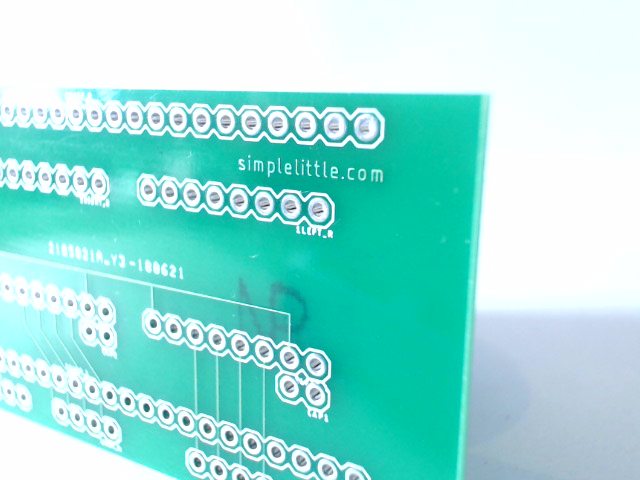
#> input picture [Dataset]_Module22_images/pcb.png, 640 x 480 px
$ jupyter execute --allow-errors '[Notebook - Student] Module 22 (Introduction to Inference Models).ipynb'   (shell and % lines are left out)
#> lines starting #> are read from the running program, lines starting #| are printed output that depends on the picture
# Types of Inference Models

문서의 위아래로 탐색하려면 키보드의 방향키 키를 사용할 수 있습니다.<br />
이 노트북의 코드를 실행하려면 코드 블록을 선택하고 **Shift+Enter**를 누르십시오. <br />
코드 블록을 편집하려면 Enter 키를 누릅니다.

#### 노트북의 코드는 누적되어 사용됩니다.(정의된 변수는 노트북이 닫힐 때까지 계속 사용 가능) <br />
따라서 실행 순서를 위에서부터 아래로 진행하세요. 과정을 뛰어넘어 진행한다면 에러가 발생할 수 있습니다!

쥬피터 노트북 사용에 대한 추가 도움말을 보려면 위의 메뉴에서 도움말(Help) > 사용자 인터페이스 둘러보기(User Interface Tour)를 클릭하세요. <br />
또는 다음 사이트를 방문하여 살펴보세요. https://jupyter-notebook.readthedocs.io/en/stable/ui_components.html

여러분의 아이디어를 실험하고 테스트해보세요. 그것이 학습에 있어서 가장 빠른 방법 중 하나이기 때문입니다!

## 1. 기계 학습 모델은 무엇을 예측할 수 있습니까?

이전 세션에서는 이미지(입력)를 사용하여 모델을 학습시켰고, 어떤 클래스에 속하는지에 대한 예측 값을 반환(출력)하였습니다. 그것은 **분류(classification)** 의 한 형태입니다. 이미지 내의 카드의 위치를 결정하는 실습도 진행하였습니다. 그것은 **위치 식별(localization)** 의 한 형태입니다. 그리고 여러분 중 일부는 이미지의 각 개별 픽셀이 속한 클래스를 분류했습니다. 그것은 **이미지 세분화(image segmentation)** 의 한 형태였습니다.

일반적으로 기계 학습 모델은 특성 벡터를 입력으로 사용합니다. 컴퓨터 비전의 특성 벡터는 이미지에서 계산됩니다. 계산된 결과는 출력 집합을 예측하는 모델에 제공됩니다. 이러한 출력에는 다음이 포함될 수 있습니다:

- **이미지 분류**의 경우 이미지의 클래스 레이블
- **위치 식별**의 겨우 이미지의 클래스 레이블 및 경계 상자의 좌표
- **개체 감지**의 경우 감지된 개체에 대한 경계 상자(및 개체 인식을 위한 클래스 레이블) 목록
- **이미지 세분화**의 경우 이미지의 각 픽셀에 대한 클래스 레이블
- 출력에는 다른 클래스 레이블에 대한 확률 점수가 포함될 수도 있습니다.

오늘 세션에서는 컨볼루션 신경망(Convolutional Neural Network, CNN)을 소개한 다음, 실제 환경에서 분류 및 개체 감지를 위해 미리 학습된 모델을 사용하는 방법에 대해 살펴봅니다.
1. 컨벌루션 신경망은 무엇입니까?
2. Intel® OpenVINO™ 추론 엔진을 OpenCV와 함께 사용하는 방법
3. Intel Neural Compute Stick 2에서 추론하는 방법

## 컨볼루션 신경망 (CNN)

지난 세션에서는 kNN 및 SVM과 같은 기본 기계 학습 알고리즘을 사용했습니다. 최근 몇 년 동안, 컨볼루션 신경망(CNN)은 그 효과로 인해 큰 인기를 얻었습니다. CNN은 일련의 컨볼루션 필터로 구성된 신경망의 한 형태입니다. 그리고 네트워크는 훈련 과정을 통해 최적의 필터(가중치로도 알려져 있음)를 학습합니다.

**컨볼루션은 무엇입니까?**

간단히 말해서, 컨볼루션은 출력을 생성하기 위해 입력에서 수행되는 수학 연산입니다. 특성 추출의 한 형태로도 사용할 수 있습니다.

컨볼루션은 기본 이미지 처리에도 사용할 수 있습니다. 예를 들어 흐림, 선명화, 평균화 및 양방향 필터링이 있습니다.

CNN의 경우 모델은 훈련 중에 컨볼루션을 수행하면서 최적의 가중치를 학습합니다(수동으로 정의하는 대신). 각 컨볼루션에 대한 최적의 "가중치"를 계산하기 위해 그래디언트 하강과 같은 최적화 기술이 사용됩니다(오차의 역전파와 함께). 이 세션에서는 구현이나 수학에 대해 자세히 설명하지는 않겠지만, [자세히 알아보기](http://deeplearning.stanford.edu/tutorial/supervised/ConvolutionalNeuralNetwork/) 를 권장합니다.

### 1.1 컨볼루션

인쇄회로기판(PCB) 사진에 몇 가지 컨볼루션 필터를 적용하여 컨볼루션의 개념을 어느 정도 시각화해 보겠습니다.  **cv2.filter2D** 는 OpenCV의 이미지 처리 기능으로 컨볼루션을 수행하는 데 사용할 수 있습니다. https://docs.opencv.org/2.4/doc/tutorials/imgproc/imgtrans/filter_2d/filter_2d.html

일부 컨볼루션 필터를 적용한 후 단어 및 회로 기판 패턴이 다른 것에 비해 얼마나 더 명확하고 선명해지는지 확인합니다. 이전 세션의 임계값이 생각나시나요? 컨볼루션은 입력 이미지에서 의미 있는 특성을 추출하는 데 사용할 수 있습니다. CNN의 경우 하나가 아닌 여러 컨볼루션이 일반적으로 사용됩니다.

몇 가지 코드를 살펴보겠습니다.

[cell 1]
import cv2
import numpy as np

# 이미지를 읽기 위한 코드
image = cv2.imread("[Dataset]_Module22_images/pcb.png")
#> image is the input picture: shape (480, 640, 3); mean B, G, R 219.5, 225.6, 151.7

#  2D 컨볼루션을 실행하기 위해 회색조로 변환합니다.
gray = cv2.cvtColor(image, cv2.COLOR_BGR2GRAY)
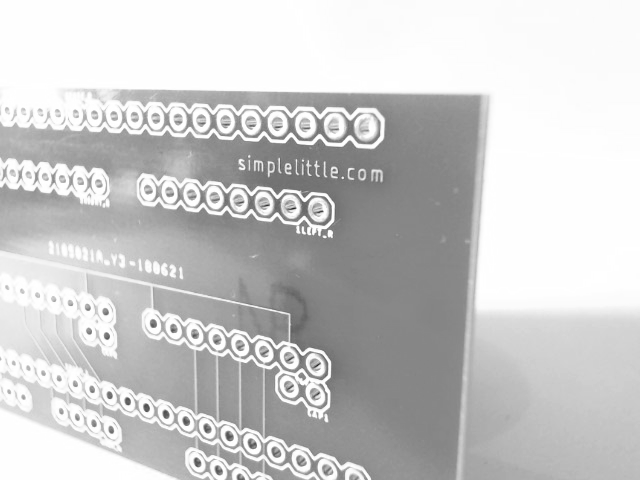
#> gray: shape (480, 640); min 38, max 255, mean 202.8

# 회색조 이미지 표시
cv2.imshow("Original Greyscale Image",gray)
cv2.waitKey(0)
cv2.destroyAllWindows()

컨볼루션 필터를 사용하여 다음과 같이 이미지를 흐리게 해보겠습니다. 원본과 비교해서 결과가 어떤가요?

[cell 2]
kernel1 = np.ones((19,19),np.float32)/361      # 19x19 컨볼루션 필터
filter1 = cv2.filter2D(gray,-1,kernel1)
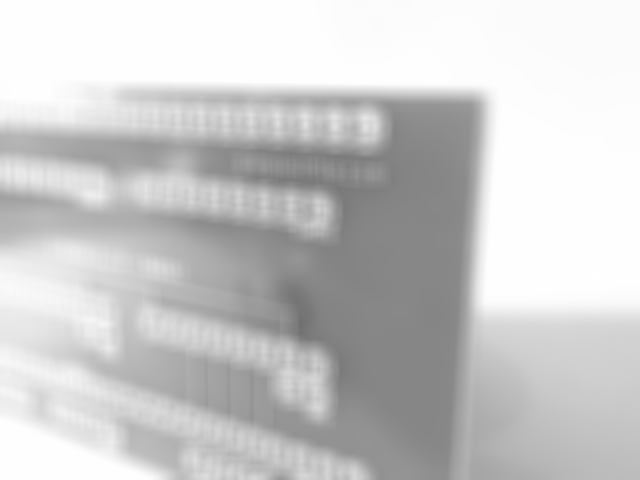
#> filter1: shape (480, 640); min 112, max 255, mean 202.8

cv2.imshow("Original Greyscale Image",gray)
cv2.imshow("Filter1",filter1)
cv2.waitKey(0)
cv2.destroyAllWindows()

다른 필터를 사용해 봅시다

[cell 3]
kernel2 = np.array((                        # 3x3 컨볼루션 필터
    [0, -1, 0],
    [-1, 4, -1],
    [0, -1, 0]), np.float32)*2
filter2 = cv2.filter2D(gray,-1,kernel2)
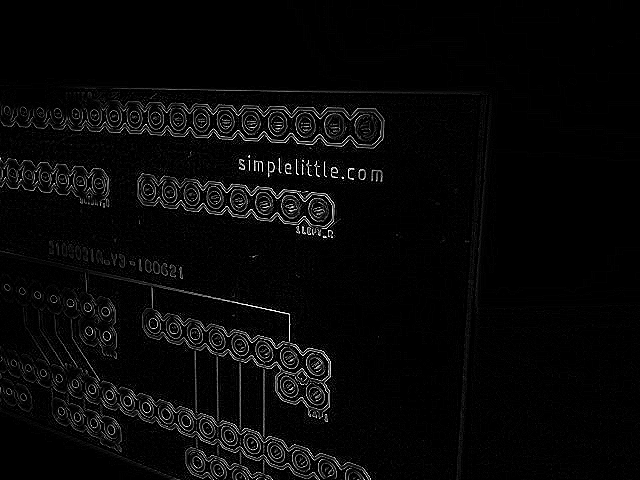
#> filter2: shape (480, 640); min 0, max 255, mean 8.1

cv2.imshow("Original Greyscale Image",gray)
cv2.imshow("Filter2",filter2)
cv2.waitKey(0)
cv2.destroyAllWindows()

위의 코드에서 3x3 숫자 배열을 보셨습니까? 이것은 입력 이미지에 대한 수학적 연산을 수행하는 데 사용되는 컨볼루션 필터입니다. [자세히 보기](http://ufldl.stanford.edu/tutorial/supervised/FeatureExtractionUsingConvolution/#convolutions) 이와 같은 필터를 사용하여 관련 기능으로 이미지를 변환하는 방법을 확인할 수 있습니다. 링크의 예제는 결과로 생성되는 특성 벡터 출력이 입력보다 작게 표시됩니다. 그러나 예제에서 출력은 CV2.Filter2D가 자동으로 패딩을 추가하기 때문에 입력과 동일한 크기를 유지합니다.

1 개의 필터를 더 시도해 봅시다

[cell 4]
kernel3 = np.array((
    [-2, -2, 0],
    [-2, 1, 2],
    [0, 2, 2]), dtype="int")
filter3 = cv2.filter2D(gray,-1,kernel3)
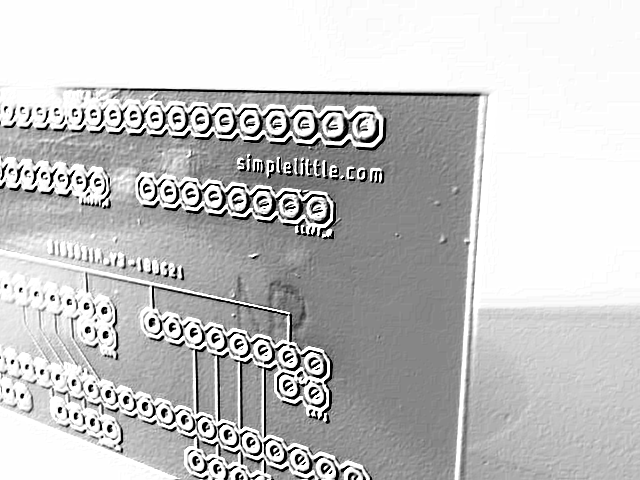
#> filter3: shape (480, 640); min 0, max 255, mean 195.8

cv2.imshow("Original",gray)
cv2.imshow("Filter3",filter3)     # 출력된 이미지가 포토샵의 필터를 연상시키나요?
cv2.waitKey(0)
cv2.destroyAllWindows()

$ run again, with [Dataset]_Module22_images/convolutions.png copied over [Dataset]_Module22_images/pcb.png
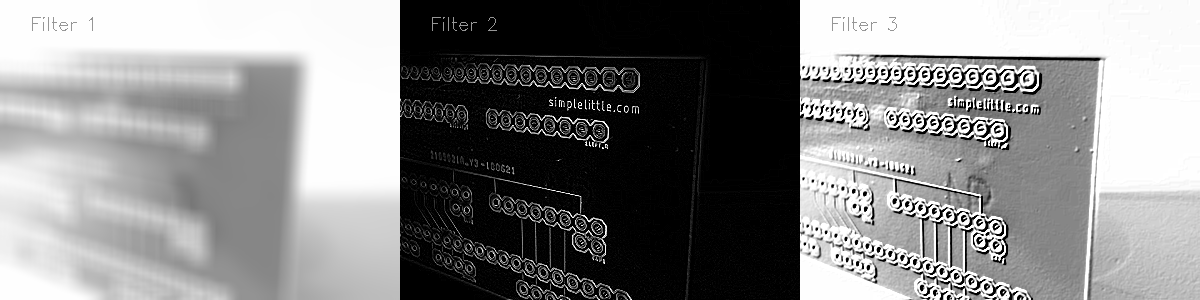
#> input picture [Dataset]_Module22_images/convolutions.png, 1200 x 300 px
#> image is the input picture: shape (300, 1200, 3); min 0, max 255, mean 135.8
#> `filter2 = cv2.filter2D(gray,-1,kernel2)`:
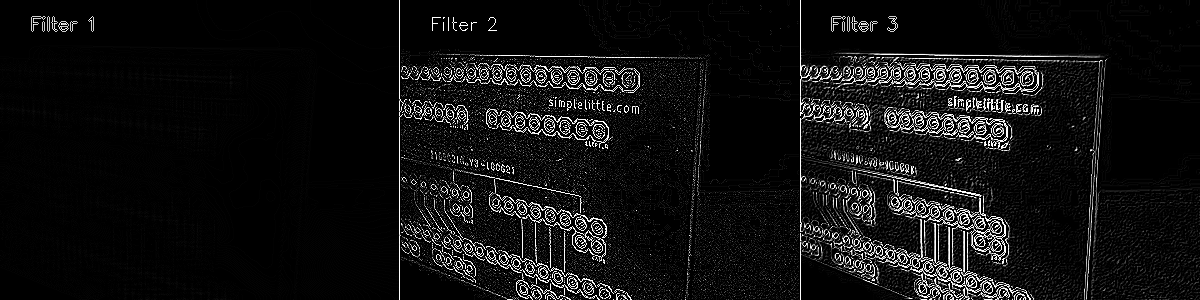
#> filter2: shape (300, 1200); min 0, max 255, mean 17.3
#> `filter3 = cv2.filter2D(gray,-1,kernel3)`:
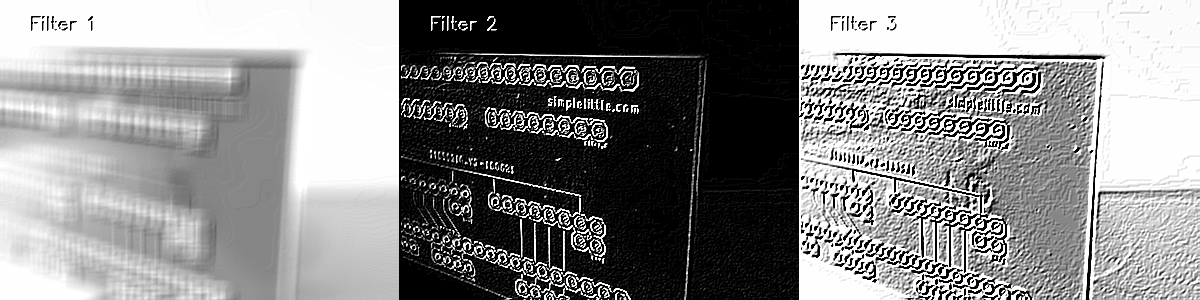
#> filter3: shape (300, 1200); min 0, max 255, mean 137.9

$ run again, with [Dataset]_Module22_images/friendsfaces.png copied over [Dataset]_Module22_images/pcb.png
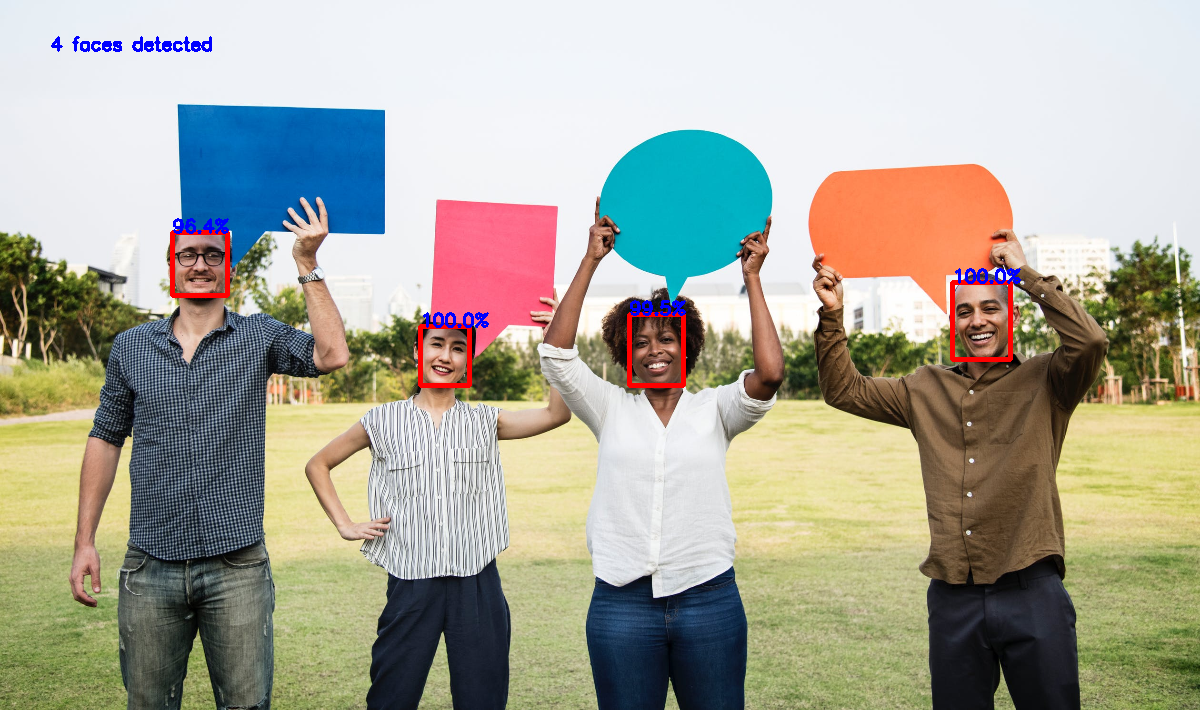
#> input picture [Dataset]_Module22_images/friendsfaces.png, 1200 x 710 px
#> image is the input picture: shape (710, 1200, 3); mean B, G, R 154, 167.4, 168.9
#> `filter2 = cv2.filter2D(gray,-1,kernel2)`:
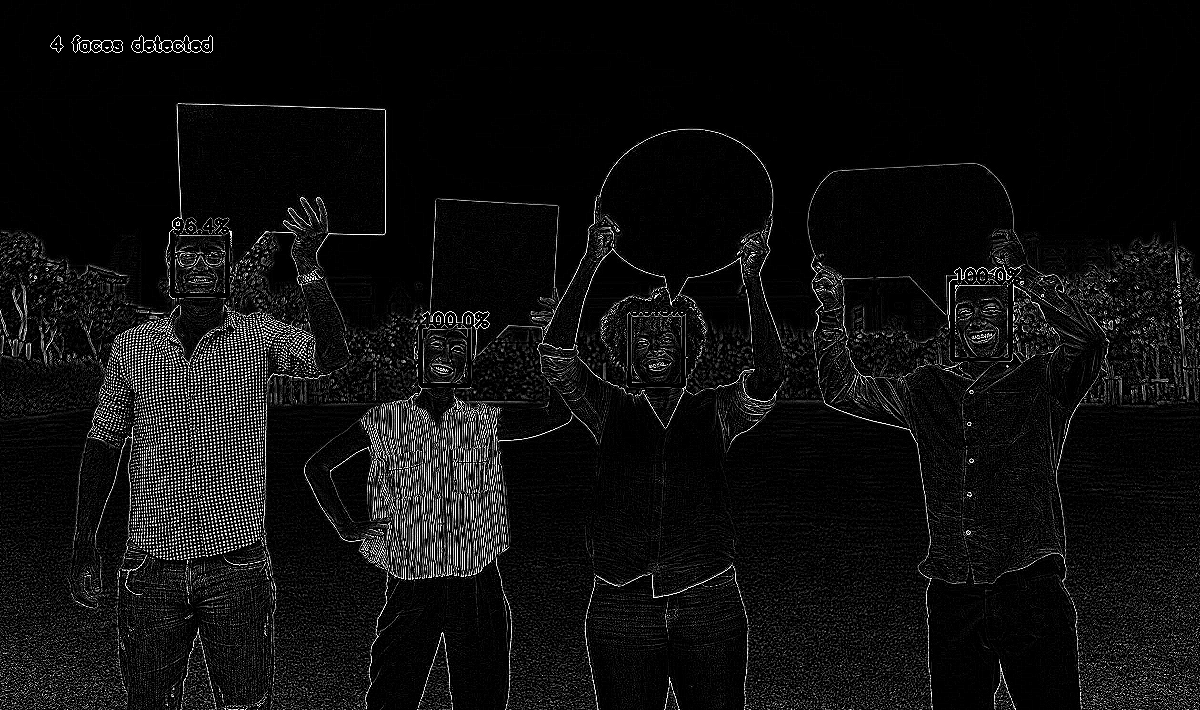
#> filter2: shape (710, 1200); min 0, max 255, mean 15
#> `filter3 = cv2.filter2D(gray,-1,kernel3)`:
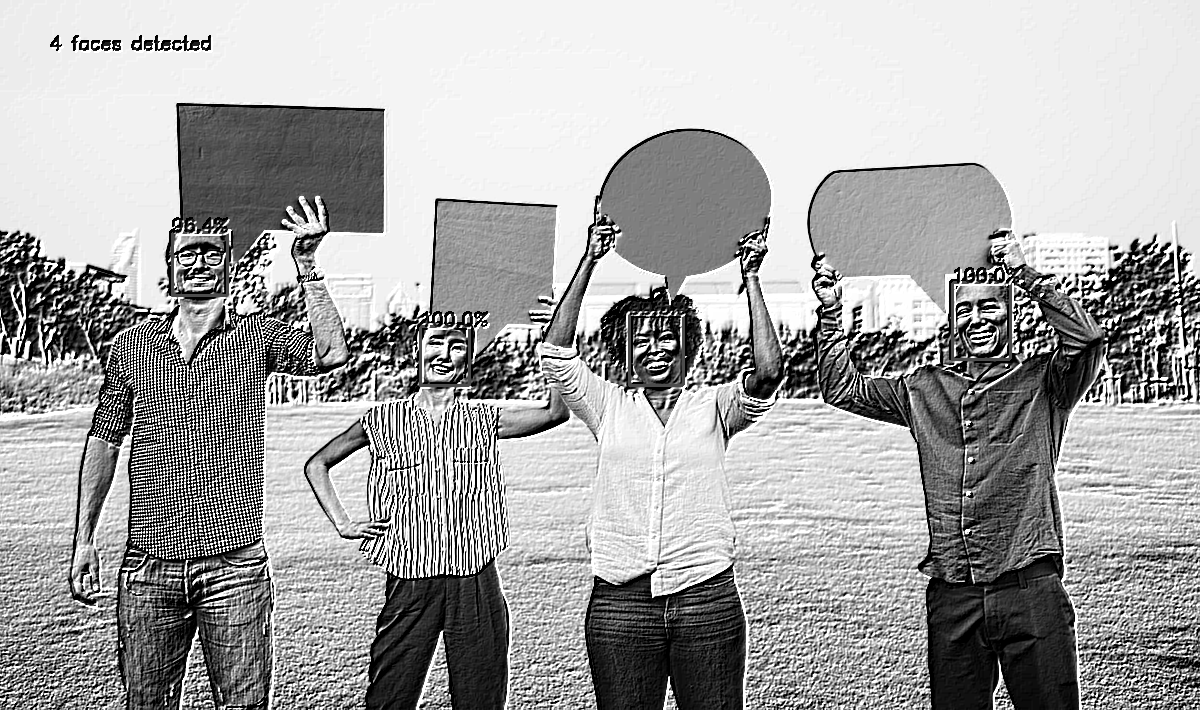
#> filter3: shape (710, 1200); min 0, max 255, mean 165.4
